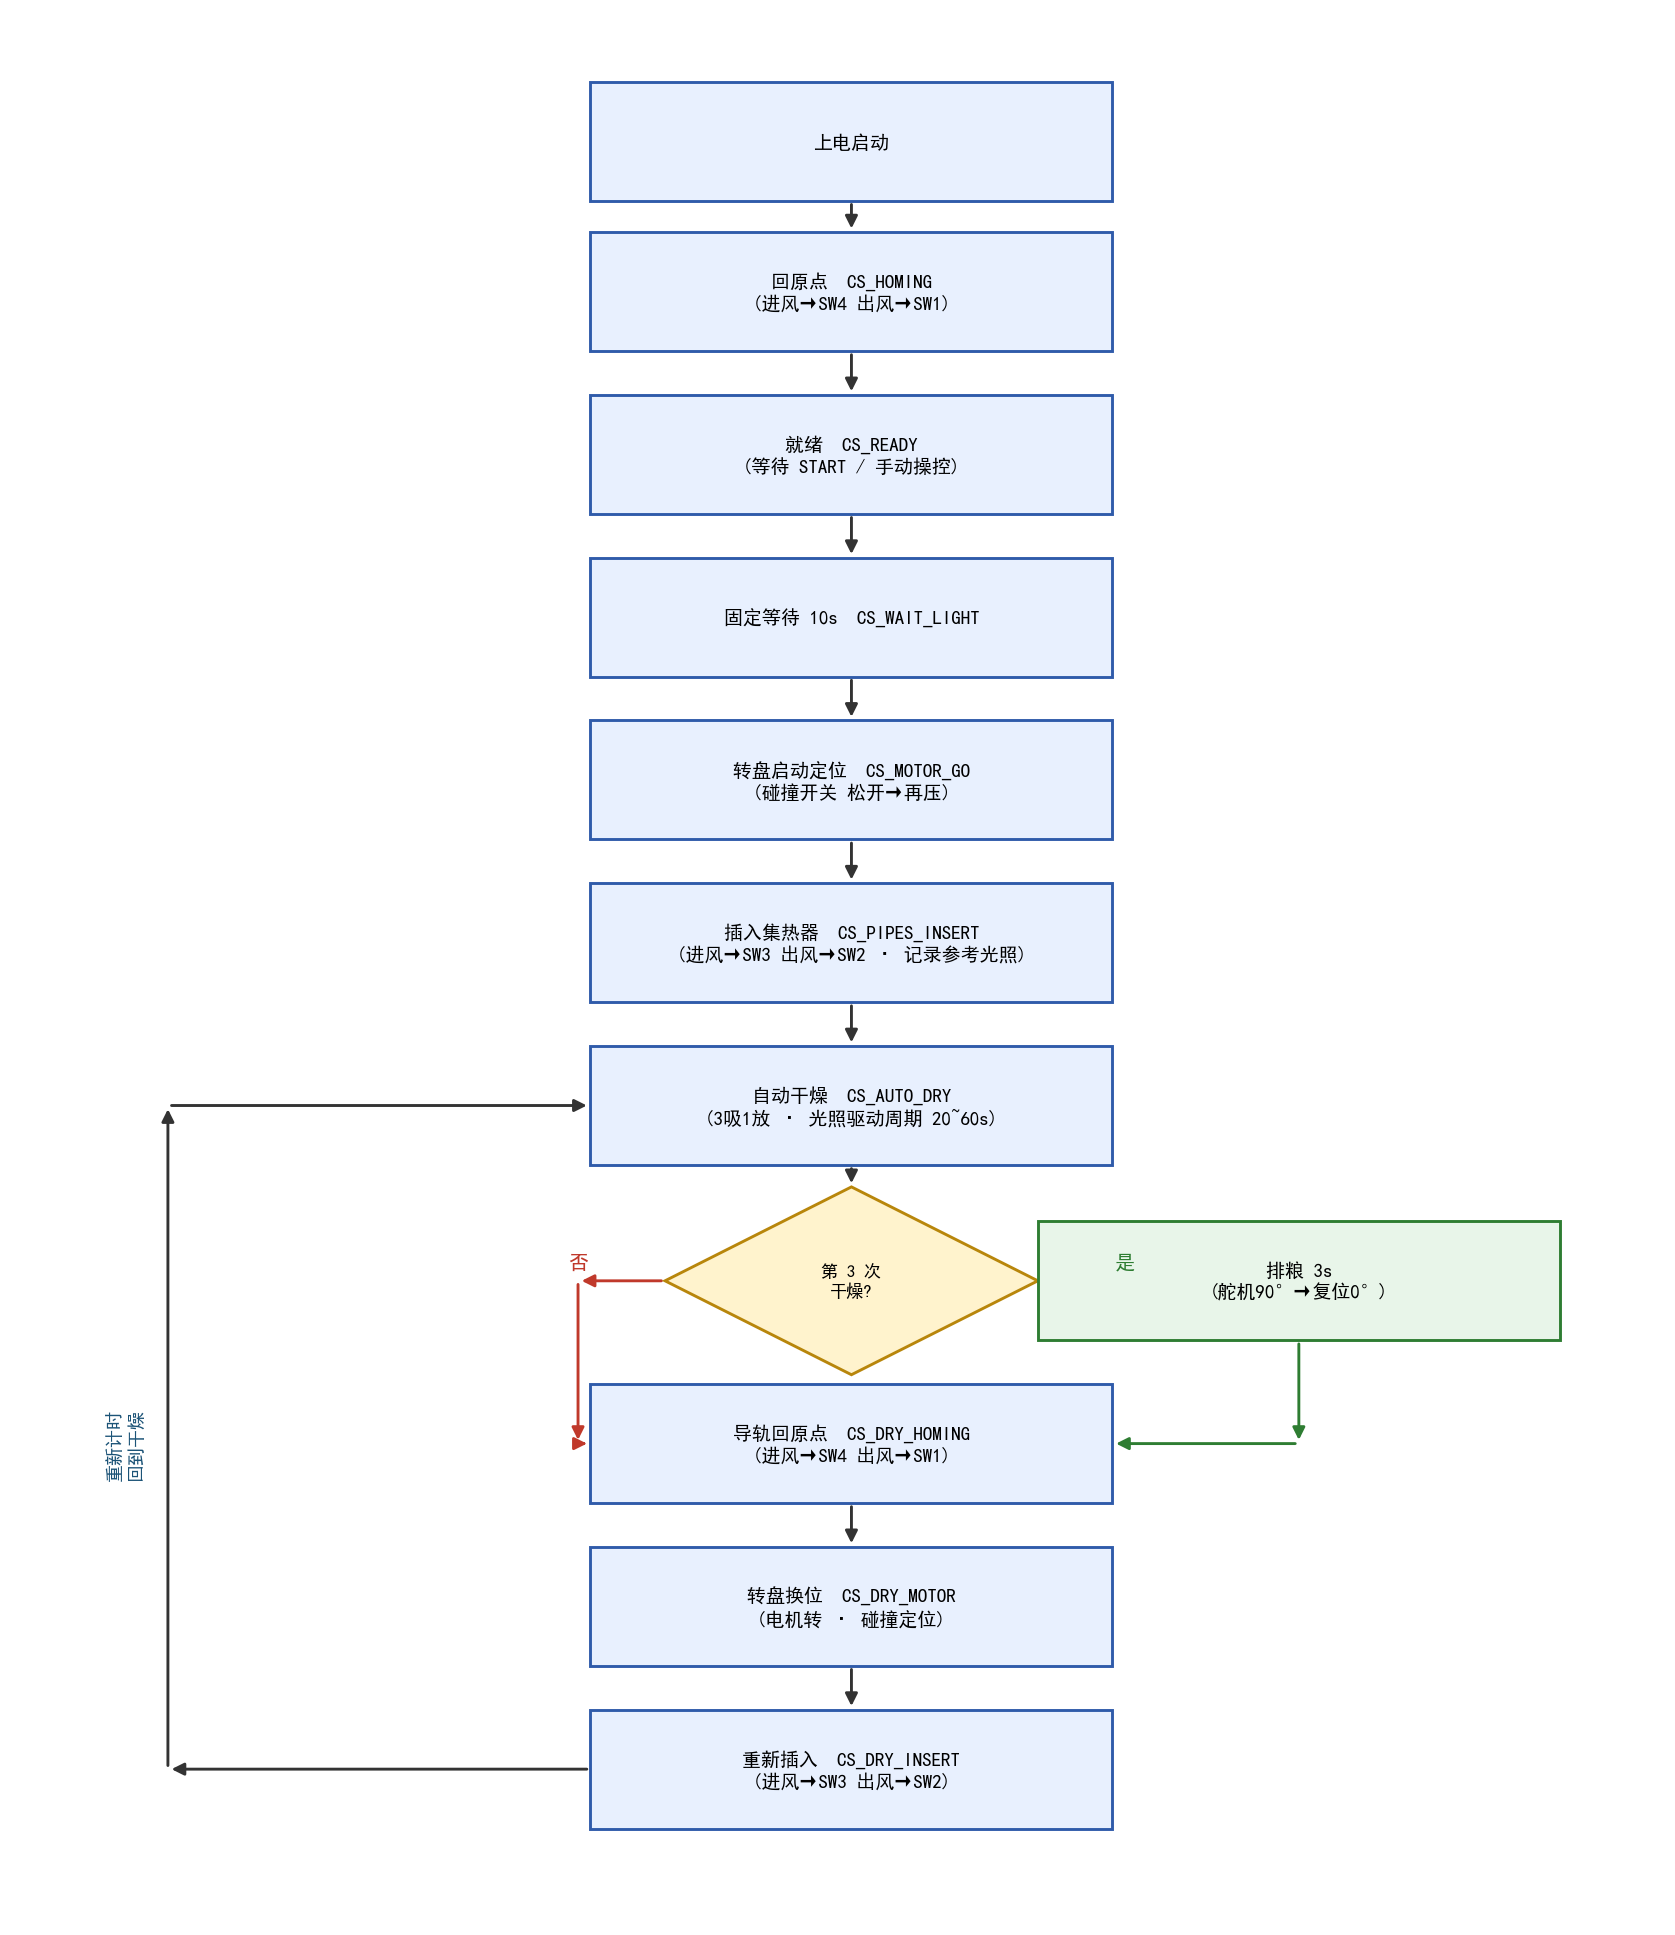

Reproduce this figure in Python.
# -*- coding: utf-8 -*-
"""生成 COLLECT 模式自动流程循环闭环流程图"""
import matplotlib
matplotlib.use('Agg')
import matplotlib.pyplot as plt
from matplotlib.patches import Rectangle, Polygon, FancyArrowPatch

plt.rcParams['font.sans-serif'] = ['Microsoft YaHei', 'SimHei', 'Arial Unicode MS']
plt.rcParams['axes.unicode_minus'] = False

fig, ax = plt.subplots(figsize=(13, 15))
ax.set_xlim(0, 13)
ax.set_ylim(0, 15)
ax.axis('off')

BOX_W = 4.2
BOX_H = 0.95
CX = 6.5  # 主链中心 x

def box(x, y, text, fc='#E8F0FE', ec='#2F5BAA'):
    ax.add_patch(Rectangle((x - BOX_W/2, y - BOX_H/2), BOX_W, BOX_H,
                           facecolor=fc, edgecolor=ec, linewidth=1.6, zorder=2))
    ax.text(x, y, text, ha='center', va='center', fontsize=10.5, zorder=3)

def diamond(x, y, text, w=3.0, h=1.5):
    ax.add_patch(Polygon([(x, y+h/2), (x+w/2, y), (x, y-h/2), (x-w/2, y)],
                         closed=True, facecolor='#FFF3CD', edgecolor='#B8860B',
                         linewidth=1.6, zorder=2))
    ax.text(x, y, text, ha='center', va='center', fontsize=9.5, zorder=3)

def arrow(x0, y0, x1, y1, color='#333333', style='-|>', lw=1.6):
    ax.add_patch(FancyArrowPatch((x0, y0), (x1, y1), arrowstyle=style,
                                 mutation_scale=14, color=color, linewidth=lw, zorder=1))

# ===== 主流程链 =====
box(CX, 14.0, '上电启动')
box(CX, 12.8, '回原点  CS_HOMING\n(进风→SW4 出风→SW1)')
box(CX, 11.5, '就绪  CS_READY\n(等待 START / 手动操控)')
box(CX, 10.2, '固定等待 10s  CS_WAIT_LIGHT')
box(CX, 8.9, '转盘启动定位  CS_MOTOR_GO\n(碰撞开关 松开→再压)')
box(CX, 7.6, '插入集热器  CS_PIPES_INSERT\n(进风→SW3 出风→SW2 · 记录参考光照)')
box(CX, 6.3, '自动干燥  CS_AUTO_DRY\n(3吸1放 · 光照驱动周期 20~60s)')

# 主链箭头
arrow(CX, 14.0-BOX_H/2, CX, 12.8+BOX_H/2)
arrow(CX, 12.8-BOX_H/2, CX, 11.5+BOX_H/2)
arrow(CX, 11.5-BOX_H/2, CX, 10.2+BOX_H/2)
arrow(CX, 10.2-BOX_H/2, CX, 8.9+BOX_H/2)
arrow(CX, 8.9-BOX_H/2, CX, 7.6+BOX_H/2)
arrow(CX, 7.6-BOX_H/2, CX, 6.3+BOX_H/2)

# 判断菱形
diamond(CX, 4.9, '第 3 次\n干燥?')

# 从自动干燥到判断
arrow(CX, 6.3-BOX_H/2, CX, 4.9+0.75)

# 否 → 直接到导轨回原点（左分支）
ax.text(CX-2.2, 5.0, '否', fontsize=11, ha='center', color='#C0392B', fontweight='bold')
arrow(CX-1.5, 4.9, CX-2.2, 4.9, color='#C0392B')
arrow(CX-2.2, 4.9, CX-2.2, 3.6, color='#C0392B')
arrow(CX-2.2, 3.6, CX-BOX_W/2, 3.6, color='#C0392B')

# 是 → 排粮 → 回导轨回原点（右分支）
ax.text(CX+2.2, 5.0, '是', fontsize=11, ha='center', color='#2E7D32', fontweight='bold')
arrow(CX+1.5, 4.9, CX+2.2, 4.9, color='#2E7D32')
box(CX+3.6, 4.9, '排粮 3s\n(舵机90°→复位0°)', fc='#E8F5E9', ec='#2E7D32')
arrow(CX+2.2, 4.9, CX+3.6-BOX_W/2, 4.9, color='#2E7D32')
arrow(CX+3.6, 4.9-BOX_H/2, CX+3.6, 3.6, color='#2E7D32')
arrow(CX+3.6, 3.6, CX+BOX_W/2, 3.6, color='#2E7D32')

# 导轨回原点
box(CX, 3.6, '导轨回原点  CS_DRY_HOMING\n(进风→SW4 出风→SW1)')
box(CX, 2.3, '转盘换位  CS_DRY_MOTOR\n(电机转 · 碰撞定位)')
box(CX, 1.0, '重新插入  CS_DRY_INSERT\n(进风→SW3 出风→SW2)')

arrow(CX, 3.6-BOX_H/2, CX, 2.3+BOX_H/2)
arrow(CX, 2.3-BOX_H/2, CX, 1.0+BOX_H/2)

# 循环回环：重新插入 → 回到自动干燥（左侧）
arrow(CX-BOX_W/2, 1.0, 1.0, 1.0)
arrow(1.0, 1.0, 1.0, 6.3)
arrow(1.0, 6.3, CX-BOX_W/2, 6.3)
ax.text(0.65, 3.6, '重新计时\n回到干燥', fontsize=10, ha='center', color='#1A5276',
        rotation=90, fontweight='bold')

plt.tight_layout()
plt.savefig('collect_flowchart.png', dpi=130, bbox_inches='tight',
            facecolor='white')
print('OK: collect_flowchart.png saved')
